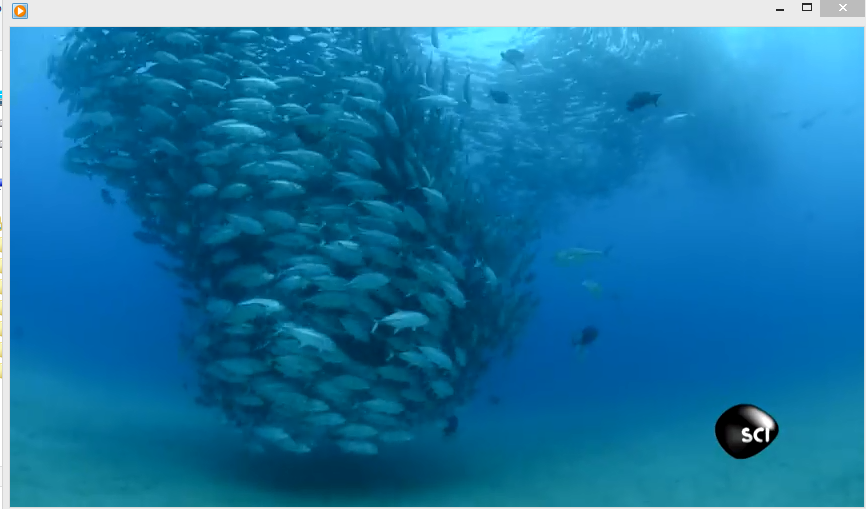
#> input picture Task 4 - Underwater Color Correction/original.PNG, 866 x 509 px, found by its file name
$ python trial.py
#> lines starting #> are read from the running program, lines starting #| are printed output that depends on the picture; after the words box and inside, x2 and y2 are one past the last pixel; in counts of white or black regions, pixels touching at a corner belong together
import cv2
import numpy as np
import matplotlib
from matplotlib import pyplot as plt
from skimage import data
from skimage.filters import threshold_multiotsu

original= cv2.imread("original.png",0)
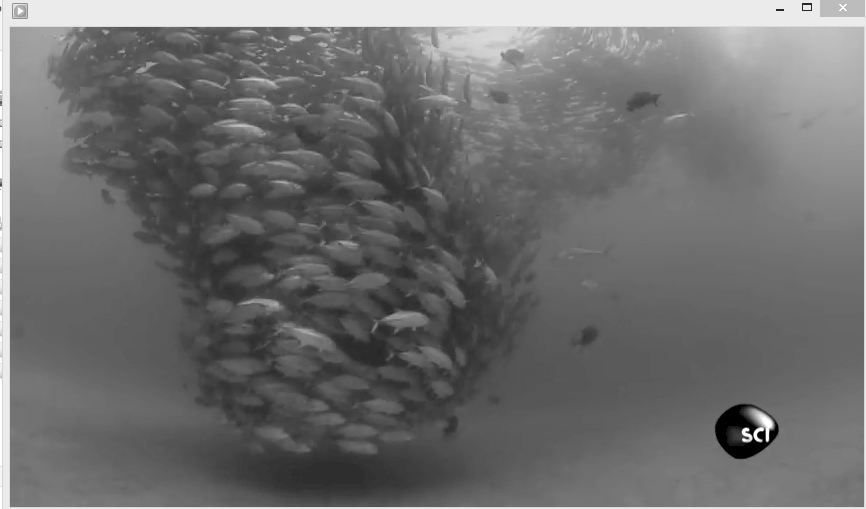
#> original: shape (509, 866); min 0, max 255, mean 110.6
img = original.copy()

mask = np.zeros(img.shape, img.dtype)
alpha =3.0
beta =0

#img = cv2.addWeighted(img, alpha, mask,0,beta)
img = cv2.equalizeHist(img)
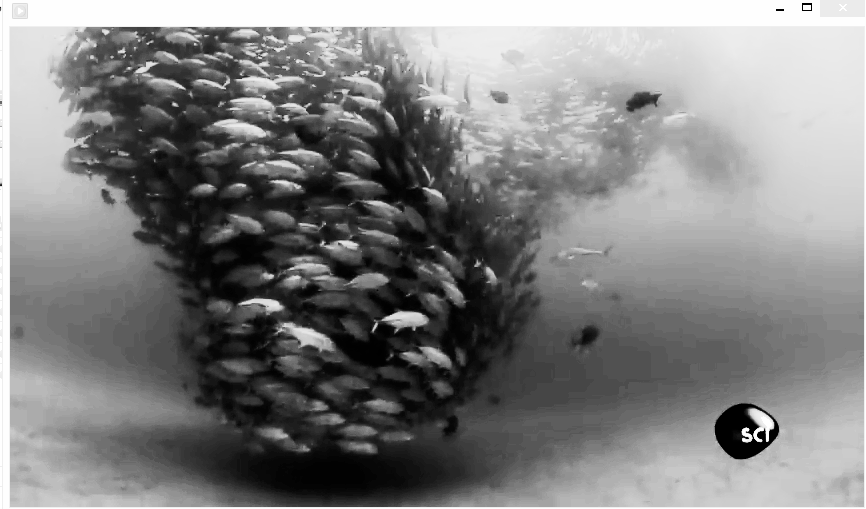
#> img: shape (509, 866); min 0, max 255, mean 129.4
cv2.imshow("hjk",img)
# finding appropriate thresholdings:
thresholds = threshold_multiotsu(img, 4)
#> thresholds = [64, 129, 193]
print(thresholds)
#| [ 64 129 193]
thresh1 = thresholds[0]
#> thresh1 = 64
thresh2 = thresholds[1]
#> thresh2 = 129
thresh3 = thresholds[2]
#> thresh3 = 193
x = img.shape[1]
#> x = 866
y = img.shape[0]
#> y = 509

for i in range (0,x):
    for j in range (0,y):
        if img[j,i] < thresh2 & img[j,i]>thresh1:
            img[j,i] = 100
        elif img[j,i]<thresh3 & img[j,i] >thresh2:
            img[j,i] = 160
        elif img[j,i]> thresh3:
            img[j,i] = 255
        else:
            img[j,i] =0
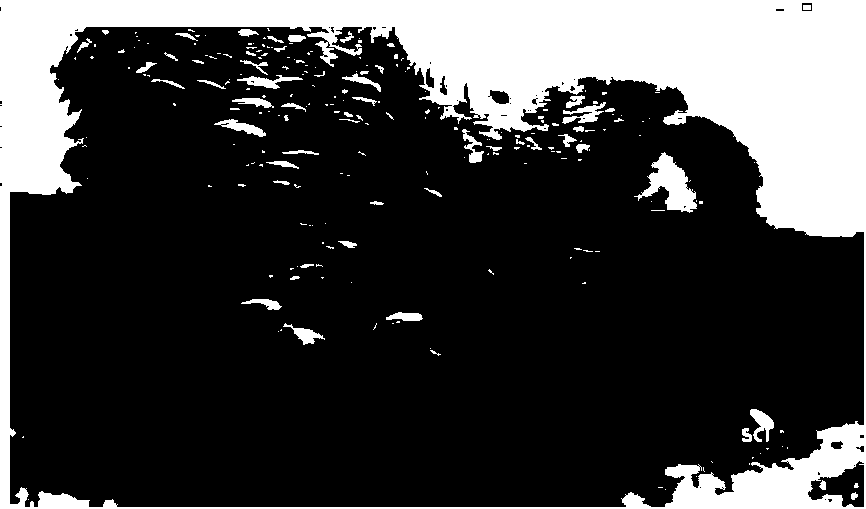
#> img: shape (509, 866); 24.3% white; 233 white regions (174 under 20 px), largest, box (x1, y1, x2, y2) and area: (0, 0, 866, 509) 98824, (634, 152, 697, 213) 1656, (562, 102, 606, 124) 416


cv2.imshow("fghj",original)
cv2.imshow("fg",img)

cv2.imwrite("grayscale.jpg", original)


cv2.waitKey(0)
cv2.destroyAllWindows()

$ run again, with Task 4 - Underwater Color Correction/pool3.jpg saved as Task 4 - Underwater Color Correction/original.PNG
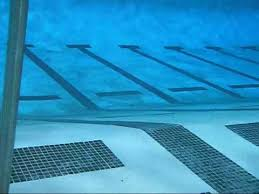
#> input picture Task 4 - Underwater Color Correction/pool3.jpg, 259 x 194 px, found by its file name
#> `img = cv2.equalizeHist(img)`:
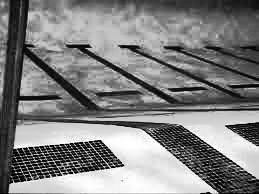
#> img: shape (194, 259); min 0, max 255, mean 128.9
#> thresholds = [64, 129, 193]
#| [ 64 129 193]
#> thresh1 = 64
#> thresh2 = 129
#> thresh3 = 193
#> after the loop `for i in range (0,x):`:
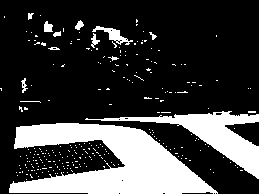
#> img: shape (194, 259); 24.3% white; 262 white regions (249 under 20 px), largest, box (x1, y1, x2, y2) and area: (9, 123, 218, 194) 8099, (85, 111, 259, 179) 2952, (92, 26, 133, 45) 247
